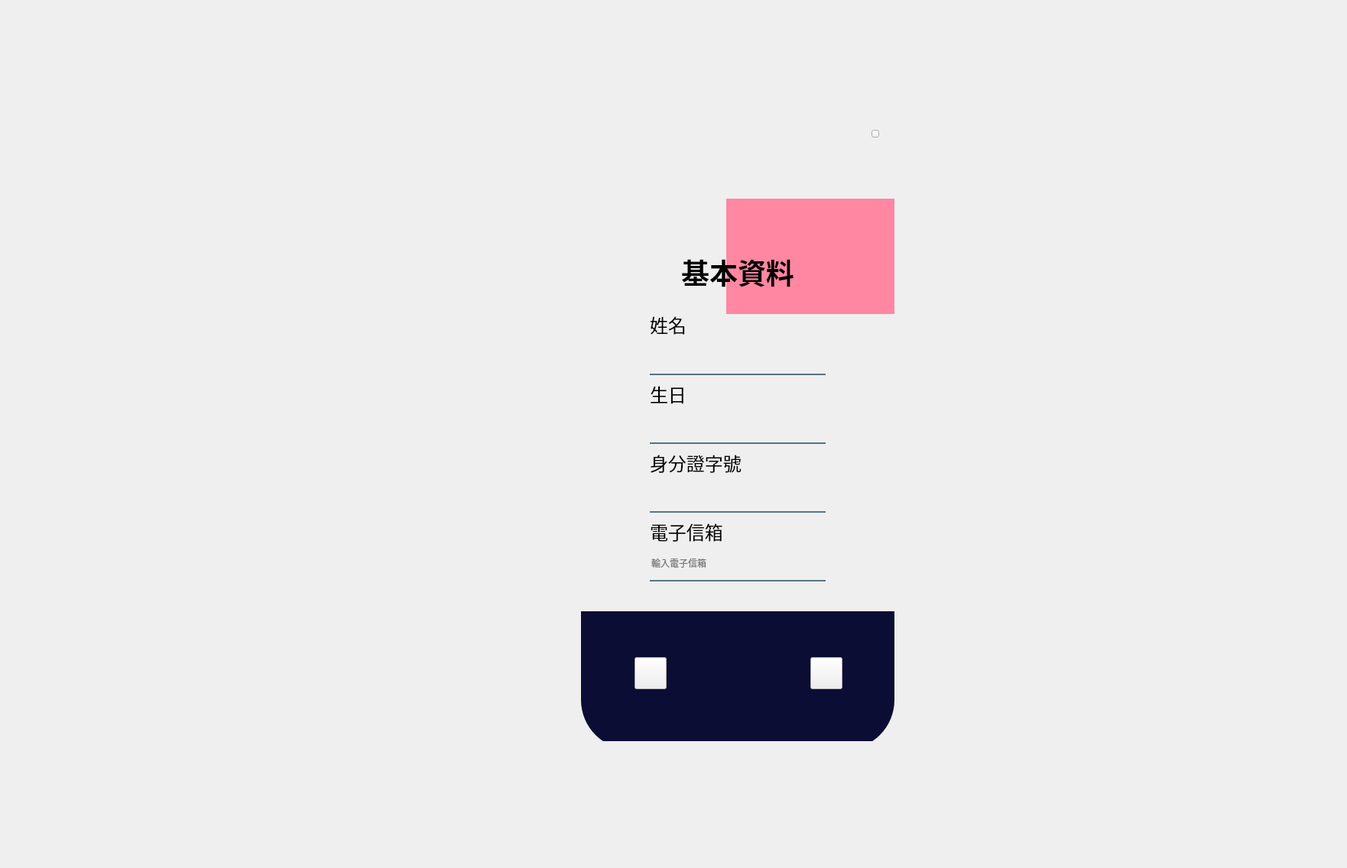
<?xml version="1.0" encoding="UTF-8"?>
<ui version="4.0">
 <class>Form</class>
 <widget class="QWidget" name="Form">
  <property name="geometry">
   <rect>
    <x>0</x>
    <y>0</y>
    <width>1762</width>
    <height>1136</height>
   </rect>
  </property>
  <property name="windowTitle">
   <string>Form</string>
  </property>
  <widget class="QWidget" name="widget" native="true">
   <property name="geometry">
    <rect>
     <x>660</x>
     <y>90</y>
     <width>640</width>
     <height>880</height>
    </rect>
   </property>
   <property name="styleSheet">
    <string notr="true">QPushButton#pushButton{
	background-color: qlineargradient(spread:pad, x1:0, y1:0.5065682, x2:1, y2:0.477, stop:0 rgba(11, 131, 120, 219), stop:1 rgba(85, 98, 112, 226));
	color:rgba(255, 255, 255, 210);
	border-radius:5px;
}
QPushButton#pushButton:hover{
	background-color: qlineargradient(spread:pad, x1:0, y1:0.5065682, x2:1, y2:0.477, stop:0 rgba(150, 123, 111, 219), stop:1 rgba(85, 81, 84, 226));
}
QPushButton#pushButton:pressed{
	padding-left:5px;
	padding-top:5px;
	background-color:rgba(150, 123, 111, 255);
}</string>
   </property>
   <widget class="QLabel" name="label_4">
    <property name="geometry">
     <rect>
      <x>290</x>
      <y>170</y>
      <width>220</width>
      <height>151</height>
     </rect>
    </property>
    <property name="styleSheet">
     <string notr="true">background-color:rgba(255,135,162, 255);</string>
    </property>
    <property name="text">
     <string/>
    </property>
   </widget>
   <widget class="QLabel" name="background">
    <property name="geometry">
     <rect>
      <x>100</x>
      <y>220</y>
      <width>410</width>
      <height>601</height>
     </rect>
    </property>
    <property name="styleSheet">
     <string notr="true">background-image: url(:/newPrefix/Gradient_builder_2.jpg);
border-radius: 65px;</string>
    </property>
    <property name="text">
     <string/>
    </property>
   </widget>
   <widget class="QLabel" name="TopLeftBG">
    <property name="geometry">
     <rect>
      <x>100</x>
      <y>140</y>
      <width>60</width>
      <height>140</height>
     </rect>
    </property>
    <property name="styleSheet">
     <string notr="true">background-image: url(:/newPrefix/Gradient_builder_small.jpg);</string>
    </property>
    <property name="text">
     <string/>
    </property>
   </widget>
   <widget class="QLabel" name="TopLabel">
    <property name="geometry">
     <rect>
      <x>100</x>
      <y>50</y>
      <width>410</width>
      <height>170</height>
     </rect>
    </property>
    <property name="styleSheet">
     <string notr="true">background-image: url(:/newPrefix/top_background.png);
border-radius: 65px;
border-bottom-right-radius: 0px;</string>
    </property>
    <property name="text">
     <string/>
    </property>
   </widget>
   <widget class="QLabel" name="label_5">
    <property name="geometry">
     <rect>
      <x>100</x>
      <y>710</y>
      <width>410</width>
      <height>181</height>
     </rect>
    </property>
    <property name="styleSheet">
     <string notr="true">background-color:rgba(12,13,52, 255);
border-bottom-left-radius: 65px;
border-bottom-right-radius: 65px;</string>
    </property>
    <property name="text">
     <string/>
    </property>
   </widget>
   <widget class="QLabel" name="label">
    <property name="geometry">
     <rect>
      <x>100</x>
      <y>240</y>
      <width>410</width>
      <height>51</height>
     </rect>
    </property>
    <property name="font">
     <font>
      <family>Microsoft YaHei</family>
      <pointsize>28</pointsize>
      <weight>75</weight>
      <bold>true</bold>
     </font>
    </property>
    <property name="text">
     <string>基本資料</string>
    </property>
    <property name="alignment">
     <set>Qt::AlignCenter</set>
    </property>
   </widget>
   <widget class="QLabel" name="label_6">
    <property name="geometry">
     <rect>
      <x>190</x>
      <y>320</y>
      <width>61</width>
      <height>30</height>
     </rect>
    </property>
    <property name="font">
     <font>
      <family>Microsoft YaHei</family>
      <pointsize>18</pointsize>
     </font>
    </property>
    <property name="text">
     <string>姓名</string>
    </property>
   </widget>
   <widget class="QLabel" name="label_7">
    <property name="geometry">
     <rect>
      <x>190</x>
      <y>411</y>
      <width>61</width>
      <height>30</height>
     </rect>
    </property>
    <property name="font">
     <font>
      <family>Microsoft YaHei</family>
      <pointsize>18</pointsize>
     </font>
    </property>
    <property name="text">
     <string>生日</string>
    </property>
   </widget>
   <widget class="QLabel" name="label_8">
    <property name="geometry">
     <rect>
      <x>190</x>
      <y>501</y>
      <width>160</width>
      <height>30</height>
     </rect>
    </property>
    <property name="font">
     <font>
      <family>Microsoft YaHei</family>
      <pointsize>18</pointsize>
     </font>
    </property>
    <property name="text">
     <string>身分證字號</string>
    </property>
   </widget>
   <widget class="QLabel" name="label_9">
    <property name="geometry">
     <rect>
      <x>190</x>
      <y>591</y>
      <width>160</width>
      <height>30</height>
     </rect>
    </property>
    <property name="font">
     <font>
      <family>Microsoft YaHei</family>
      <pointsize>18</pointsize>
     </font>
    </property>
    <property name="text">
     <string>電子信箱</string>
    </property>
   </widget>
   <widget class="QLineEdit" name="username">
    <property name="enabled">
     <bool>false</bool>
    </property>
    <property name="geometry">
     <rect>
      <x>190</x>
      <y>361</y>
      <width>230</width>
      <height>40</height>
     </rect>
    </property>
    <property name="font">
     <font>
      <family>Microsoft YaHei</family>
      <pointsize>9</pointsize>
      <weight>50</weight>
      <bold>false</bold>
     </font>
    </property>
    <property name="cursor">
     <cursorShape>ForbiddenCursor</cursorShape>
    </property>
    <property name="styleSheet">
     <string notr="true">background-color:rgba(0,0,0,0);
border:none;
border-bottom:2px solid rgba(46,82,101,200);
padding-bottom:7px;</string>
    </property>
    <property name="text">
     <string/>
    </property>
    <property name="placeholderText">
     <string/>
    </property>
   </widget>
   <widget class="QLineEdit" name="birthday">
    <property name="enabled">
     <bool>false</bool>
    </property>
    <property name="geometry">
     <rect>
      <x>190</x>
      <y>451</y>
      <width>230</width>
      <height>40</height>
     </rect>
    </property>
    <property name="font">
     <font>
      <family>Microsoft YaHei</family>
      <pointsize>9</pointsize>
      <weight>50</weight>
      <bold>false</bold>
     </font>
    </property>
    <property name="cursor">
     <cursorShape>ForbiddenCursor</cursorShape>
    </property>
    <property name="styleSheet">
     <string notr="true">background-color:rgba(0,0,0,0);
border:none;
border-bottom:2px solid rgba(46,82,101,200);
padding-bottom:7px;</string>
    </property>
    <property name="placeholderText">
     <string/>
    </property>
   </widget>
   <widget class="QLineEdit" name="id">
    <property name="enabled">
     <bool>false</bool>
    </property>
    <property name="geometry">
     <rect>
      <x>190</x>
      <y>541</y>
      <width>230</width>
      <height>40</height>
     </rect>
    </property>
    <property name="font">
     <font>
      <family>Microsoft YaHei</family>
      <pointsize>9</pointsize>
      <weight>50</weight>
      <bold>false</bold>
     </font>
    </property>
    <property name="cursor">
     <cursorShape>ForbiddenCursor</cursorShape>
    </property>
    <property name="styleSheet">
     <string notr="true">background-color:rgba(0,0,0,0);
border:none;
border-bottom:2px solid rgba(46,82,101,200);
padding-bottom:7px;</string>
    </property>
    <property name="placeholderText">
     <string/>
    </property>
   </widget>
   <widget class="QPushButton" name="nextpageBTN">
    <property name="geometry">
     <rect>
      <x>400</x>
      <y>770</y>
      <width>42</width>
      <height>42</height>
     </rect>
    </property>
    <property name="cursor">
     <cursorShape>PointingHandCursor</cursorShape>
    </property>
    <property name="styleSheet">
     <string notr="true">border-image: url(:/newPrefix/rarrow.png);</string>
    </property>
    <property name="text">
     <string/>
    </property>
   </widget>
   <widget class="QPushButton" name="backpageBTN">
    <property name="geometry">
     <rect>
      <x>170</x>
      <y>770</y>
      <width>42</width>
      <height>42</height>
     </rect>
    </property>
    <property name="cursor">
     <cursorShape>PointingHandCursor</cursorShape>
    </property>
    <property name="styleSheet">
     <string notr="true">border-image: url(:/newPrefix/larrow.png);</string>
    </property>
    <property name="text">
     <string/>
    </property>
   </widget>
   <widget class="QPushButton" name="exit">
    <property name="geometry">
     <rect>
      <x>480</x>
      <y>80</y>
      <width>10</width>
      <height>10</height>
     </rect>
    </property>
    <property name="cursor">
     <cursorShape>PointingHandCursor</cursorShape>
    </property>
    <property name="styleSheet">
     <string notr="true">border-image: url(:/newPrefix/cross.png);</string>
    </property>
    <property name="text">
     <string/>
    </property>
   </widget>
   <zorder>label_5</zorder>
   <zorder>label_4</zorder>
   <zorder>background</zorder>
   <zorder>TopLeftBG</zorder>
   <zorder>TopLabel</zorder>
   <zorder>label</zorder>
   <zorder>label_6</zorder>
   <zorder>label_7</zorder>
   <zorder>label_8</zorder>
   <zorder>label_9</zorder>
   <zorder>username</zorder>
   <zorder>birthday</zorder>
   <zorder>id</zorder>
   <zorder>nextpageBTN</zorder>
   <zorder>backpageBTN</zorder>
   <zorder>exit</zorder>
  </widget>
  <widget class="QLineEdit" name="email">
   <property name="enabled">
    <bool>true</bool>
   </property>
   <property name="geometry">
    <rect>
     <x>850</x>
     <y>721</y>
     <width>230</width>
     <height>40</height>
    </rect>
   </property>
   <property name="font">
    <font>
     <family>Microsoft YaHei</family>
     <pointsize>9</pointsize>
     <weight>50</weight>
     <bold>false</bold>
    </font>
   </property>
   <property name="cursor">
    <cursorShape>IBeamCursor</cursorShape>
   </property>
   <property name="styleSheet">
    <string notr="true">background-color:rgba(0,0,0,0);
border:none;
border-bottom:2px solid rgba(46,82,101,200);
padding-bottom:7px;</string>
   </property>
   <property name="text">
    <string/>
   </property>
   <property name="placeholderText">
    <string>輸入電子信箱</string>
   </property>
  </widget>
 </widget>
 <resources>
  <include location="placeholder.qrc"/>
 </resources>
 <connections/>
</ui>
